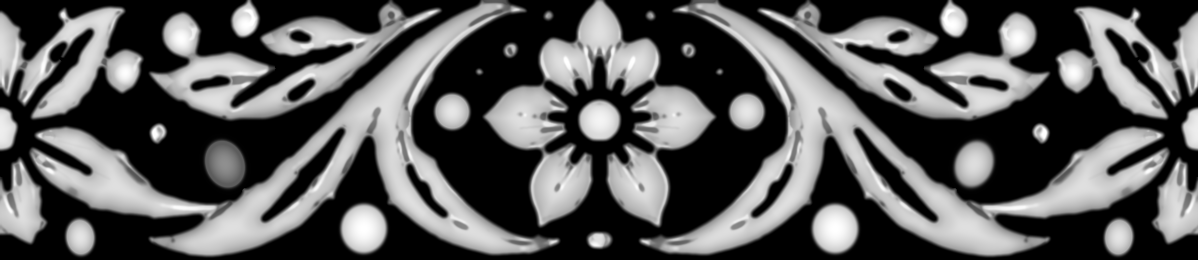
#> input picture maps/band_period.png, 2396 x 520 px, found by its file name (shown at 1/2 size)
$ python jag.py
#> lines starting #> are read from the running program, lines starting #| are printed output that depends on the picture; after the words box and inside, x2 and y2 are one past the last pixel; in counts of white or black regions, pixels touching at a corner belong together
"""Silhouette jaggedness probe: gold mask (H>.3) signed distance field; roughness = |SDF - gauss(SDF,SIG)| sampled ON the boundary (px, map px; 1 map px = .0167mm..). Also boundary length and sharp-turn count.
usage: python3 tools/wip_v3/jag.py [map.png] [SIG=3]  -> prints mean/p95 boundary deviation, boundary px, contour vertices turning >60deg over 3px (corner count)."""
import sys, cv2, numpy as np
from scipy import ndimage as ndi
mp = sys.argv[1] if len(sys.argv) > 1 else 'maps/band_period.png'; SIG = float(sys.argv[2]) if len(sys.argv) > 2 else 3
H = (cv2.imread(mp, -1).astype(np.float32) / 65535)[:520]
#> H: shape (520, 2396) float32; min 0, max 1, mean 0.341
m = H > .3
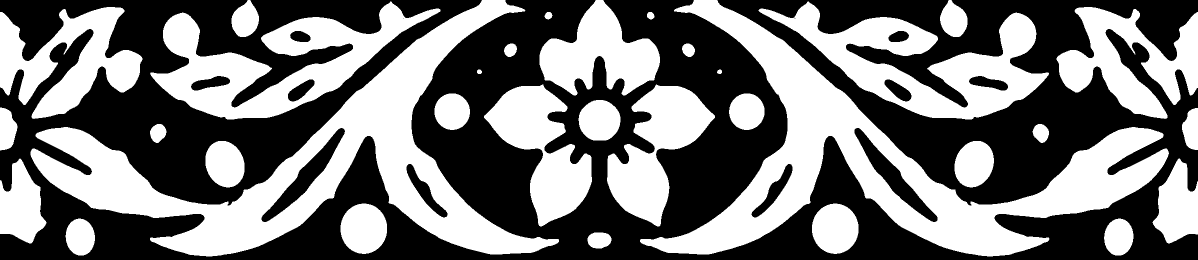
#> m: shape (520, 2396) bool (shown at 1/2 size); 46% white; 33 white regions, largest, box (x1, y1, x2, y2) and area: (1280, 0, 2338, 513) 124056, (61, 0, 1118, 513) 123979, (1517, 3, 2098, 239) 50285
sdf = ndi.distance_transform_edt(~m) - ndi.distance_transform_edt(m)
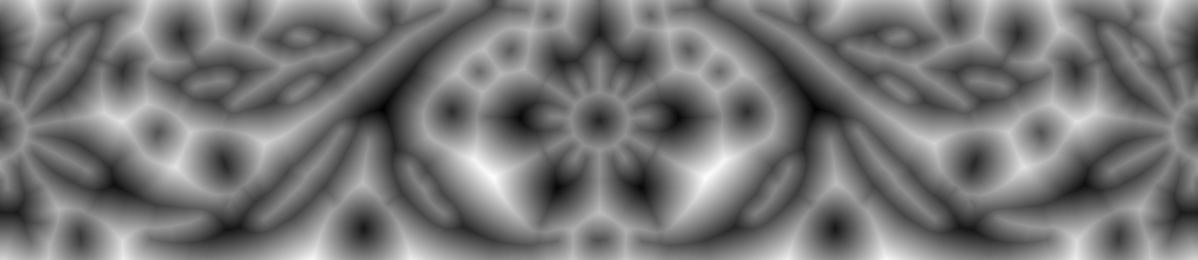
#> sdf: shape (520, 2396) float64 (shown at 1/2 size); min -59.03, max 74.24, mean 2.7; drawn with min black and max white
sm = ndi.gaussian_filter(sdf, SIG, mode=('nearest', 'wrap'))
b = (np.abs(sdf) <= 1.0)
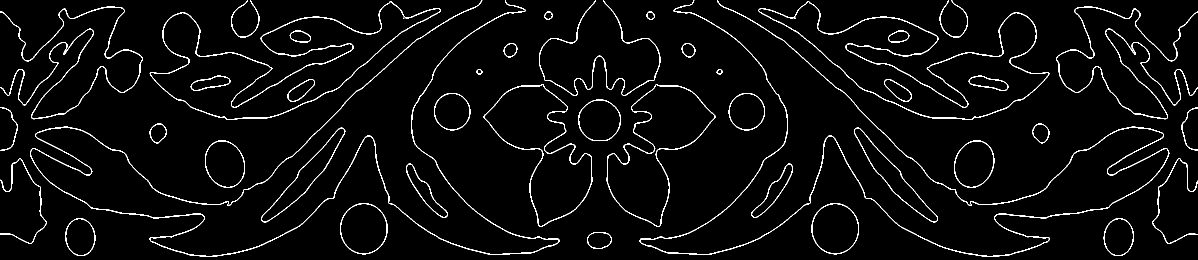
#> b: shape (520, 2396) bool (shown at 1/2 size); 3.6% white in thin lines or dots
dev = np.abs(sdf - sm)[b]
cs, _ = cv2.findContours(m.astype(np.uint8), cv2.RETR_LIST, cv2.CHAIN_APPROX_NONE)
#> cs = 45 contours, 2 with area under 20; largest, box (x1, y1, x2, y2) and area: (1280, 0, 2338, 513) 130822, (61, 0, 1118, 513) 130766, (1517, 3, 2098, 239) 52492, (300, 3, 881, 239) 52484, (0, 14, 285, 238) 30307
corners = 0; tot = 0
for c in cs:
    c = c[:, 0, :].astype(np.float32)
    if len(c) < 12: continue
    p = np.roll(c, -3, 0) - c; q = c - np.roll(c, 3, 0)
    ang = np.degrees(np.abs(np.arctan2(p[:,0]*q[:,1]-p[:,1]*q[:,0], (p*q).sum(1))))
    corners += int((ang > 60).sum()); tot += len(c)
#> this loop made 45 passes
#> (corners, tot) on passes 1 to 12: (0, 116), (0, 303), (0, 490), (0, 762), (0, 1035), (0, 1274), (0, 1515), (9, 1958), (18, 2405), (18, 2646), (18, 2888), (18, 3299)
#> c on pass 34: [[806, 36], [807, 35], [808, 36], [807, 37]]
#> after the loop, corners = 144; tot = 22892
print('boundary px %d | dev vs gauss%.0f: mean %.2f p95 %.2f p99 %.2f | contour px %d, sharp turns(>60deg/3px) %d (%.1f per 1000 px)' % (b.sum(), SIG, dev.mean(), np.percentile(dev, 95), np.percentile(dev, 99), tot, corners, 1000*corners/max(tot,1)))
#| boundary px 44293 | dev vs gauss3: mean 0.55 p95 1.06 p99 1.59 | contour px 22892, sharp turns(>60deg/3px) 144 (6.3 per 1000 px)

$ run again, with maps/band_height.png copied over maps/band_period.png
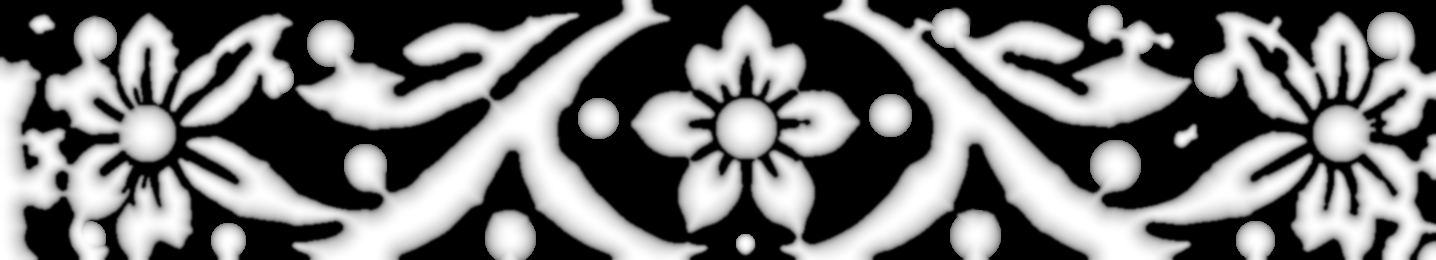
#> input picture maps/band_height.png, 1436 x 260 px, found by its file name
#> `m = H > .3`:
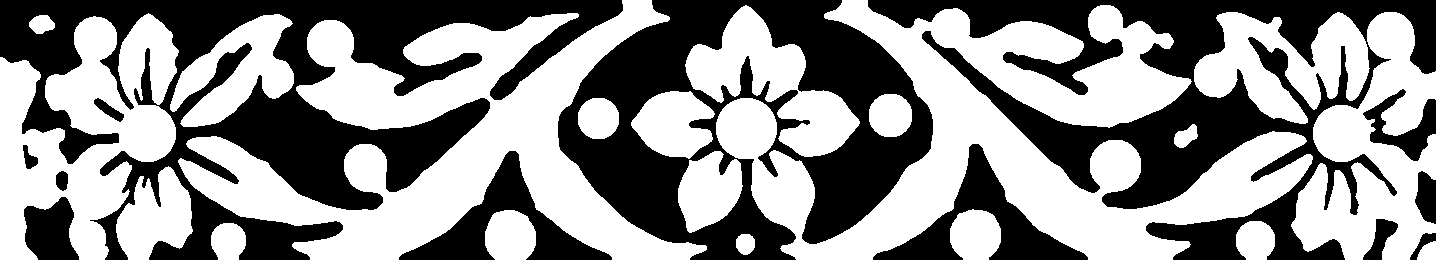
#> m: shape (260, 1436) bool; 55.1% white; 13 black regions, largest, box (x1, y1, x2, y2) and area: (0, 0, 623, 260) 56617, (868, 0, 1436, 260) 46128, (558, 0, 933, 260) 44210
#> `b = (np.abs(sdf) <= 1.0)`:
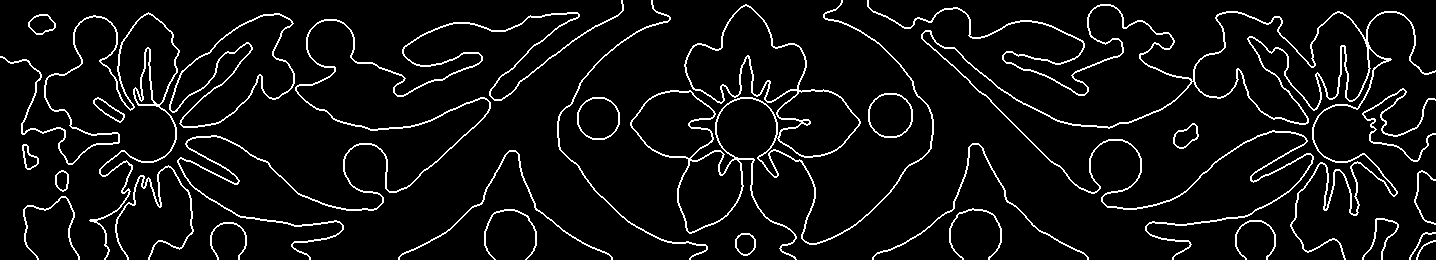
#> b: shape (260, 1436) bool; 6.5% white in thin lines or dots
#> cs = 23 contours; largest, box (x1, y1, x2, y2) and area: (716, 0, 1313, 260) 58470, (178, 0, 707, 260) 50416, (0, 13, 179, 260) 24614, (1291, 12, 1436, 260) 17921, (1194, 12, 1370, 124) 10221
#> the loop `for c in cs:` made 23 passes
#> (corners, tot) on passes 1 to 8: (9, 61), (9, 117), (14, 225), (16, 341), (16, 493), (18, 644), (18, 693), (42, 1030)
#> after the loop `for c in cs:`: corners = 341; tot = 13028
#| boundary px 24273 | dev vs gauss3: mean 0.64 p95 1.49 p99 2.27 | contour px 13028, sharp turns(>60deg/3px) 341 (26.2 per 1000 px)
